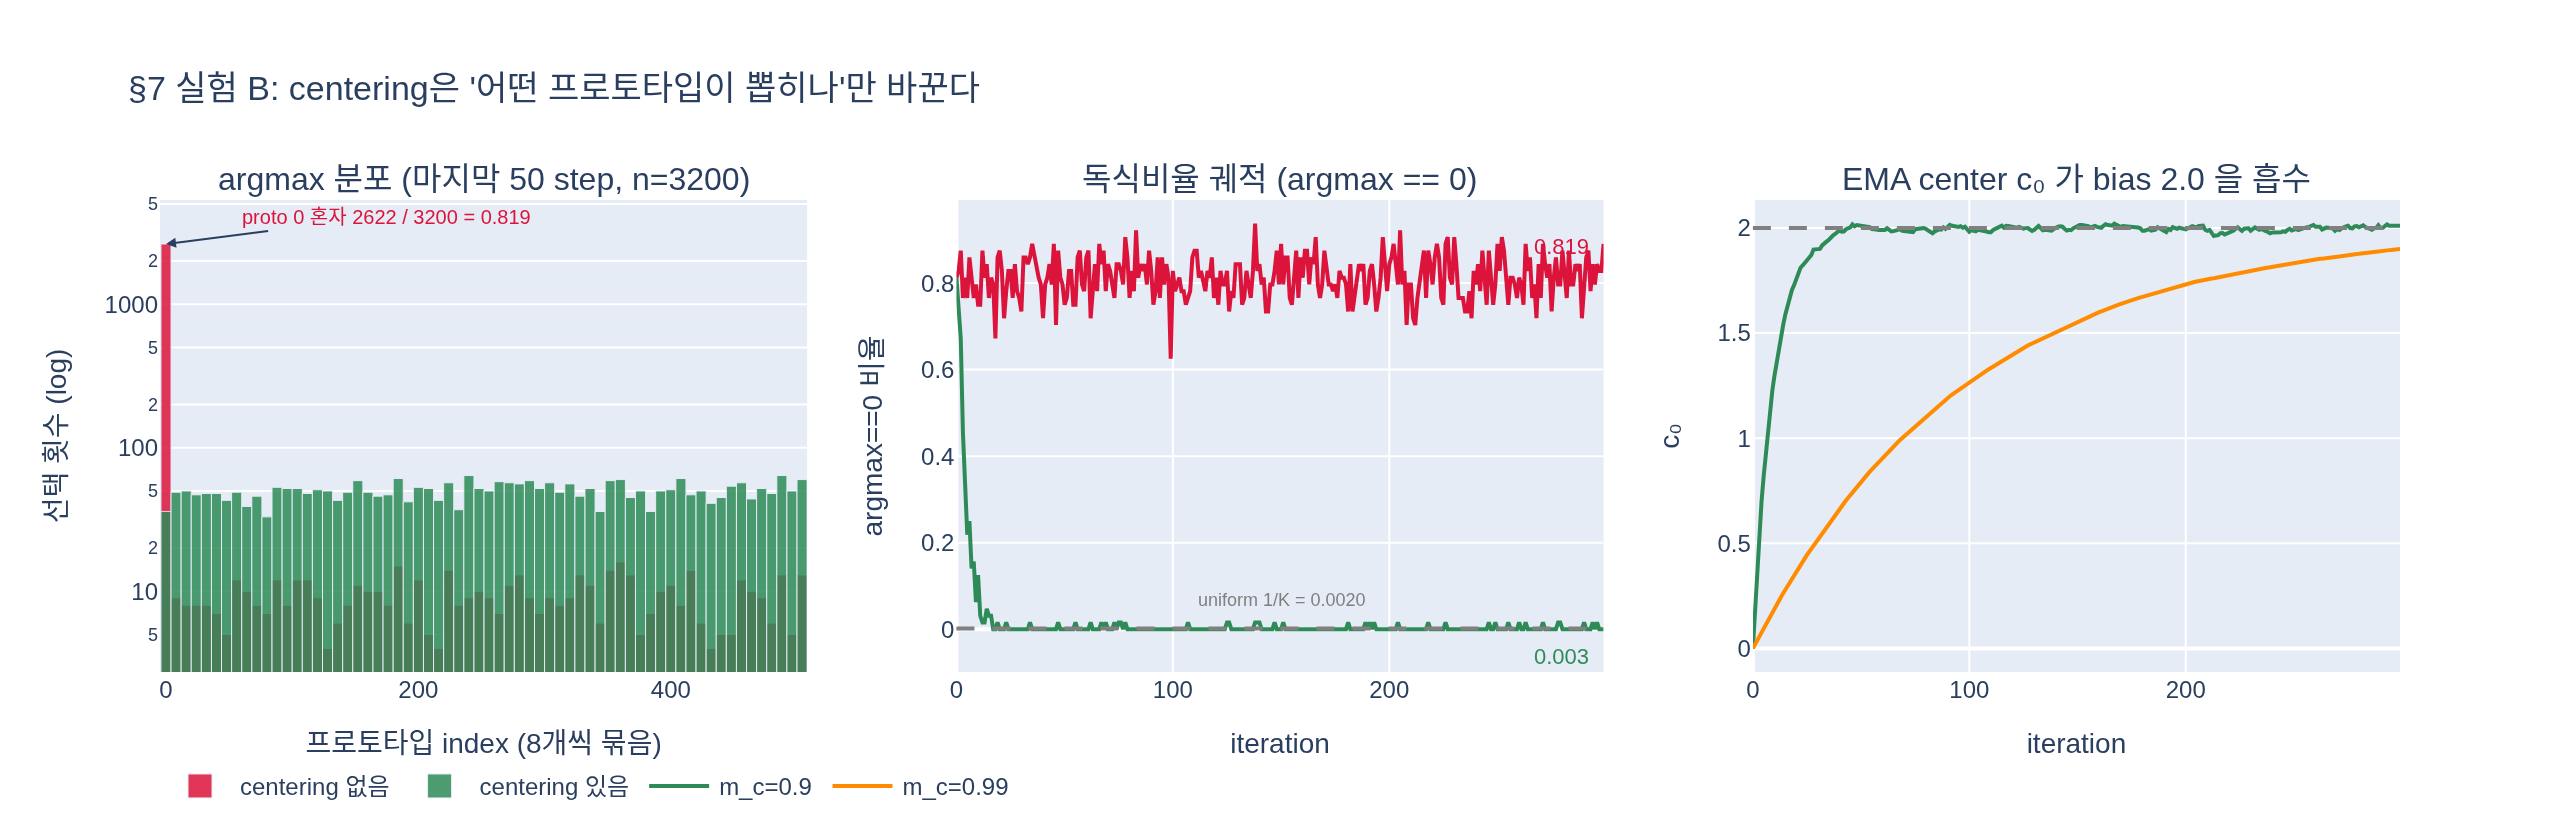

Source code (Python):
# %% [markdown]
# # 노트북 §7 실험 B 재현 — centering의 효과는 어떻게 측정됐는가
#
# **질문**: 노트북 §7 실험 B에서 centering의 효과는 어떻게 측정됐는가?
#
# **답**: "프로토타입 0에 bias 2.0을 준 상황에서 argmax가 0이 되는 비율"을 관측했다.
# centering 없음 = **0.819** (한 프로토타입이 독식), centering 있음 = **0.003** 으로
# uniform 기대값 $1/K = 1/512 = 0.0020$ 에 근접했다.
#
# ## 측정 설계
#
# $K$개 프로토타입 로짓을 매 step 새로 뽑되, 0번 성분에만 구조적 이득(bias)을 준다.
#
# $$ z_t \sim 0.5\cdot\mathcal{N}(0, I_K) + b,\qquad b_0 = 2.0,\; b_{k\neq 0}=0 $$
#
# centering은 EMA로 누적한 배치 평균 $c$ 를 로짓에서 빼는 것뿐이다
# (DINO 원본 `DINOLoss.update_center` 와 동일 형태 — softmax 이전의 raw 출력 평균).
#
# $$ c \leftarrow m_c\, c + (1-m_c)\,\frac{1}{B}\sum_{i=1}^{B} z_t^{(i)},\qquad
#    P_t = \mathrm{softmax}\!\big((z_t - c)/\tau_t\big) $$
#
# **관측량(metric)** 은 두 개다.
#
# $$ \text{독식비율} = \frac{1}{B}\sum_i \mathbb{1}\big[\arg\max_k P_t^{(i)} = 0\big],
#    \qquad H(P_t) = -\sum_k P_t\log P_t $$
#
# 핵심은 이 대비다: centering은 **독식비율만** 바꾸고 **엔트로피는 거의 안 바꾼다**.
# 즉 centering은 "어떤 프로토타입이 뽑히나", sharpening($\tau_t$)은 "얼마나 확신하나"를 담당한다.

# %%
# 필요 패키지: torch(2.4), numpy, plotly(6.9), kaleido
import os
import math
import torch
import numpy as np
import torch.nn.functional as F
import plotly.graph_objects as go
from plotly.subplots import make_subplots


def _show(fig):
    try:
        from IPython import get_ipython
        if get_ipython() is not None:  # VSCode 셀/Jupyter에서만 렌더링
            fig.show()
    except ImportError:
        pass


HERE = os.path.dirname(os.path.abspath(__file__)) if "__file__" in globals() else os.getcwd()

# 노트북 §7과 동일한 하이퍼파라미터/시드
K, Bsz, STEPS = 512, 64, 300
TAU_T = 0.04
bias = torch.zeros(K)
bias[0] = 2.0        # 프로토타입 0 이 구조적으로 유리한 상황

print(f"K={K}, B={Bsz}, steps={STEPS}, tau_t={TAU_T}, bias[0]={bias[0].item()}")
print(f"uniform 기대값 1/K = {1/K:.4f}")
# 출력: K=512, B=64, steps=300, tau_t=0.04, bias[0]=2.0
# 출력: uniform 기대값 1/K = 0.0020

# %% [markdown]
# ## 1. 실험 B 시뮬레이터 (노트북과 동일)
#
# `use_center=False` 면 raw 로짓, `True` 면 $z_t - c$ 를 softmax에 넣는다.
# center는 **매 step 갱신되지만 그 step의 관측은 갱신 이전 값으로** 한다 (원본 루프와 동일).

# %%
def simulate(use_center, tau_t=TAU_T, m_c=0.9, steps=STEPS, seed=1, b0=2.0):
    gg = torch.Generator().manual_seed(seed)
    bb = torch.zeros(K); bb[0] = b0
    center = torch.zeros(1, K)
    hist_dom, hist_ent, hist_c0 = [], [], []
    for _ in range(steps):
        zt = torch.randn(Bsz, K, generator=gg) * 0.5 + bb
        logits = zt - center if use_center else zt
        p = F.softmax(logits / tau_t, dim=-1)
        hist_dom.append((p.argmax(-1) == 0).float().mean().item())
        hist_ent.append((-(p * p.clamp_min(1e-12).log()).sum(-1)).mean().item())
        hist_c0.append(center[0, 0].item())
        center = m_c * center + (1 - m_c) * zt.mean(0, keepdim=True)   # EMA
    return np.array(hist_dom), np.array(hist_ent), np.array(hist_c0), center


dom_on, ent_on, c0_on, c_on = simulate(True)
dom_off, ent_off, c0_off, _ = simulate(False)

print(f"centering 없음: 프로토타입 0 독식 비율 {dom_off[-50:].mean():.3f}")
print(f"centering 있음: 프로토타입 0 독식 비율 {dom_on[-50:].mean():.3f}"
      f"   (uniform 기대값 {1/K:.4f})")
# 출력: centering 없음: 프로토타입 0 독식 비율 0.819
# 출력: centering 있음: 프로토타입 0 독식 비율 0.003   (uniform 기대값 0.0020)
#
# -> 노트북의 0.819 / 0.003 이 그대로 재현된다 (같은 시드/K/B/tau_t).

# %% [markdown]
# ## 2. center가 bias를 흡수했는가
#
# EMA center의 0번 성분은 주입한 bias 2.0으로 수렴해야 한다.
# 수렴 속도는 기하급수적이다: $c_0(t) \approx 2.0\,(1 - m_c^{\,t})$, 즉 $m_c=0.9$ 면 $\sim$20 step.

# %%
print(f"학습된 c[0]      = {c_on[0, 0]:.3f}   (주입한 bias = 2.0)")
print(f"나머지 성분 평균 = {c_on[0, 1:].mean():.3f}  (bias 없음 -> 0 근처)")
for t in [0, 5, 10, 20, 50, 100, 299]:
    print(f"  step {t:3d}: c0={c0_on[t]:.4f}   이론 2.0*(1-0.9^t)={2.0*(1-0.9**t):.4f}")
# 출력: 학습된 c[0]      = 2.011   (주입한 bias = 2.0)
# 출력: 나머지 성분 평균 = -0.000  (bias 없음 -> 0 근처)
# 출력:   step   0: c0=0.0000   이론 2.0*(1-0.9^t)=0.0000
# 출력:   step   5: c0=0.8211   이론 2.0*(1-0.9^t)=0.8190
# 출력:   step  10: c0=1.2990   이론 2.0*(1-0.9^t)=1.3026
# 출력:   step  20: c0=1.7615   이론 2.0*(1-0.9^t)=1.7568
# 출력:   step  50: c0=2.0121   이론 2.0*(1-0.9^t)=1.9897
# 출력:   step 100: c0=1.9819   이론 2.0*(1-0.9^t)=1.9999
# 출력:   step 299: c0=2.0101   이론 2.0*(1-0.9^t)=2.0000

# %% [markdown]
# ## 3. 엔트로피는 거의 안 변한다 (핵심 대비)
#
# 독식비율은 0.819 → 0.003 으로 **291배** 줄었는데, $H(P_t)$ 는 둘 다
# $\log K = 6.238$ 의 10% 미만에 머문다 — 즉 교사 분포는 여전히 sharp하다.
# centering은 붕괴의 "방향"만 고치지 sharpening($\tau_t$)을 대체하지 못한다.

# %%
print(f"H(P_t) centering 없음 = {ent_off[-50:].mean():.4f} nats")
print(f"H(P_t) centering 있음 = {ent_on[-50:].mean():.4f} nats")
print(f"차이 = {abs(ent_on[-50:].mean() - ent_off[-50:].mean()):.4f} nats  "
      f"-> log K = {math.log(K):.3f} 대비 "
      f"{abs(ent_on[-50:].mean() - ent_off[-50:].mean())/math.log(K)*100:.1f}%")
print(f"독식비율 배율 변화 = {dom_off[-50:].mean() / max(dom_on[-50:].mean(), 1e-9):.0f}배")
# 출력: H(P_t) centering 없음 = 0.1281 nats
# 출력: H(P_t) centering 있음 = 0.4769 nats
# 출력: 차이 = 0.3487 nats  -> log K = 6.238 대비 5.6%
# 출력: 독식비율 배율 변화 = 291배
#
# 둘 다 log K = 6.238 의 10% 미만 — 즉 "여전히 sharp". 독식비율은 291배 달라졌는데
# 엔트로피는 log K 기준 2% -> 7.6% 로만 움직였다. centering은 uniform 쪽으로 밀어주긴
# 하지만 sharpening의 역할(엔트로피 억제)을 대체하지 못한다.

# %% [markdown]
# ## 4. bias 크기 × center momentum $m_c$ 표
#
# bias가 커질수록 centering 없이는 완전 독식(1.000)으로 가지만,
# center가 있으면 bias 크기와 무관하게 uniform 기대값 근처로 돌아온다.
# $m_c=0.99$ 는 흡수가 느려(시정수 $\sim$100 step) 300 step 창에서는 초반 잔여 독식이 남는다.

# %%
print(f"{'bias':>5} | {'no-center':>9} | {'m_c=0.9':>9} | {'m_c=0.99':>9} | {'uniform':>8}")
print("-" * 54)
for b0 in [0.5, 1.0, 2.0, 4.0]:
    d_off = simulate(False, b0=b0)[0][-50:].mean()
    d_09 = simulate(True, m_c=0.9, b0=b0)[0][-50:].mean()
    d_099 = simulate(True, m_c=0.99, b0=b0)[0][-50:].mean()
    print(f"{b0:5.1f} | {d_off:9.3f} | {d_09:9.3f} | {d_099:9.3f} | {1/K:8.4f}")
# 출력:  bias | no-center |   m_c=0.9 |  m_c=0.99 |  uniform
# 출력: ------------------------------------------------------
# 출력:   0.5 |     0.028 |     0.003 |     0.004 |   0.0020
# 출력:   1.0 |     0.167 |     0.003 |     0.005 |   0.0020
# 출력:   2.0 |     0.819 |     0.003 |     0.007 |   0.0020
# 출력:   4.0 |     1.000 |     0.003 |     0.010 |   0.0020
#
# 읽는 법: no-center 열은 bias 0.5 -> 4.0 에서 0.028 -> 1.000 으로 폭주(완전 독식).
#          center가 붙으면 bias 크기와 거의 무관하게 uniform 기대값 근처.
#          m_c=0.99 는 흡수 시정수가 ~100 step 이라 큰 bias에서 잔여 독식(0.010)이 남는다.

# %% [markdown]
# ## 5. 시각화
#
# - 왼쪽: 마지막 50 step 동안 argmax가 어느 프로토타입을 골랐는지 히스토그램 (centering 전/후)
# - 가운데: 독식비율 궤적 — 점선이 uniform 기대값 $1/K$
# - 오른쪽: $c_0$ 가 2.0으로 수렴하는 궤적 ($m_c$ = 0.9 vs 0.99)

# %%
def argmax_counts(use_center, m_c=0.9, tail=50):
    gg = torch.Generator().manual_seed(1)
    center = torch.zeros(1, K)
    acc = []
    for t in range(STEPS):
        zt = torch.randn(Bsz, K, generator=gg) * 0.5 + bias
        logits = zt - center if use_center else zt
        p = F.softmax(logits / TAU_T, dim=-1)
        if t >= STEPS - tail:
            acc.append(p.argmax(-1))
        center = m_c * center + (1 - m_c) * zt.mean(0, keepdim=True)
    return torch.cat(acc).numpy()


am_off, am_on = argmax_counts(False), argmax_counts(True)
c0_099 = simulate(True, m_c=0.99)[2]

fig = make_subplots(
    rows=1, cols=3,
    subplot_titles=(
        "argmax 분포 (마지막 50 step, n=3200)",
        "독식비율 궤적 (argmax == 0)",
        "EMA center c₀ 가 bias 2.0 을 흡수",
    ),
)
cnt_off = np.bincount(am_off, minlength=K)
cnt_on = np.bincount(am_on, minlength=K)
# 512개를 8개씩 64묶음으로 합쳐 막대를 읽을 수 있게 한다 (0번은 첫 묶음에 들어간다)
GRP = 8
grp_off = cnt_off.reshape(-1, GRP).sum(1)
grp_on = cnt_on.reshape(-1, GRP).sum(1)
gx = np.arange(0, K, GRP)
fig.add_trace(go.Bar(x=gx, y=grp_off, name="centering 없음", width=GRP,
                     marker_color="crimson", opacity=0.85), row=1, col=1)
fig.add_trace(go.Bar(x=gx, y=grp_on, name="centering 있음", width=GRP,
                     marker_color="seagreen", opacity=0.85), row=1, col=1)
fig.add_annotation(x=0, y=math.log10(max(grp_off[0], 1)), xref="x", yref="y",
                   text=f"proto 0 혼자 {cnt_off[0]} / {len(am_off)} = "
                        f"{cnt_off[0]/len(am_off):.3f}",
                   showarrow=True, arrowhead=2, ax=110, ay=-14,
                   font=dict(size=10, color="crimson"), row=1, col=1)

print(f"[no-center] proto0 선택 {cnt_off[0]}/{len(am_off)}, "
      f"서로 다른 프로토타입 수 {int((cnt_off > 0).sum())}")
print(f"[center]    proto0 선택 {cnt_on[0]}/{len(am_on)}, "
      f"서로 다른 프로토타입 수 {int((cnt_on > 0).sum())}")
fig.add_trace(go.Scatter(y=dom_off, name="centering 없음", line=dict(color="crimson"),
                         showlegend=False), row=1, col=2)
fig.add_trace(go.Scatter(y=dom_on, name="centering 있음", line=dict(color="seagreen"),
                         showlegend=False), row=1, col=2)
fig.add_hline(y=1 / K, line=dict(color="gray", dash="dash"), row=1, col=2)
fig.add_annotation(x=150, y=1 / K, text="uniform 1/K = 0.0020", showarrow=False,
                   yshift=14, font=dict(size=9, color="gray"), row=1, col=2)
fig.add_annotation(x=280, y=dom_off[-50:].mean(), text=f"{dom_off[-50:].mean():.3f}",
                   showarrow=False, yshift=14, font=dict(size=11, color="crimson"),
                   row=1, col=2)
fig.add_annotation(x=280, y=dom_on[-50:].mean(), text=f"{dom_on[-50:].mean():.3f}",
                   showarrow=False, yshift=-14, font=dict(size=11, color="seagreen"),
                   row=1, col=2)
fig.add_trace(go.Scatter(y=c0_on, name="m_c=0.9", line=dict(color="seagreen")), row=1, col=3)
fig.add_trace(go.Scatter(y=c0_099, name="m_c=0.99", line=dict(color="darkorange")), row=1, col=3)
fig.add_hline(y=2.0, line=dict(color="gray", dash="dash"), row=1, col=3)

fig.update_xaxes(title_text="프로토타입 index (8개씩 묶음)", row=1, col=1)
fig.update_yaxes(title_text="선택 횟수 (log)", type="log", row=1, col=1)
fig.update_xaxes(title_text="iteration", row=1, col=2)
fig.update_yaxes(title_text="argmax==0 비율", row=1, col=2)
fig.update_xaxes(title_text="iteration", row=1, col=3)
fig.update_yaxes(title_text="c₀", row=1, col=3)
fig.update_layout(barmode="overlay", height=420, width=1280,
                  title_text="§7 실험 B: centering은 '어떤 프로토타입이 뽑히나'만 바꾼다",
                  legend=dict(orientation="h", y=-0.18))

_show(fig)
fig.write_image(os.path.join(HERE, "expy.png"), scale=2)
print("saved:", os.path.join(HERE, "expy.png"))
# 출력: [no-center] proto0 선택 2622/3200, 서로 다른 프로토타입 수 349
# 출력: [center]    proto0 선택 9/3200, 서로 다른 프로토타입 수 512
#
# 2622/3200 = 0.819. centering을 켜면 512개 프로토타입이 전부 최소 한 번씩 뽑힌다.
# 출력: saved: .../expy.png

# %% [markdown]
# ## 정리
#
# | | centering 없음 | centering 있음 | uniform 기대 |
# |---|---|---|---|
# | argmax==0 비율 | **0.819** | **0.003** | 0.0020 |
# | $H(P_t)$ [nats] | 0.128 | 0.477 | $\log K = 6.238$ |
#
# - **측정 방법** = "프로토타입 0에 bias 2.0을 준 뒤, 배치에서 argmax가 0이 되는 비율"을
#   300 step 돌려 마지막 50 step 평균으로 읽는다.
# - centering은 EMA center가 그 bias(→ $c_0 \to 2.011$)를 흡수해 빼주므로 argmax가 흩어진다.
# - 독식비율은 **291배** 달라졌는데 엔트로피는 둘 다 $\log K$ 의 10% 미만에 머문다
#   (0.128 → 0.477). centering은 uniform collapse를 막는 장치가 아니라
#   **단일 프로토타입 collapse**를 막는 장치이고, 그래서 sharpening과 짝을 이뤄야 한다.
